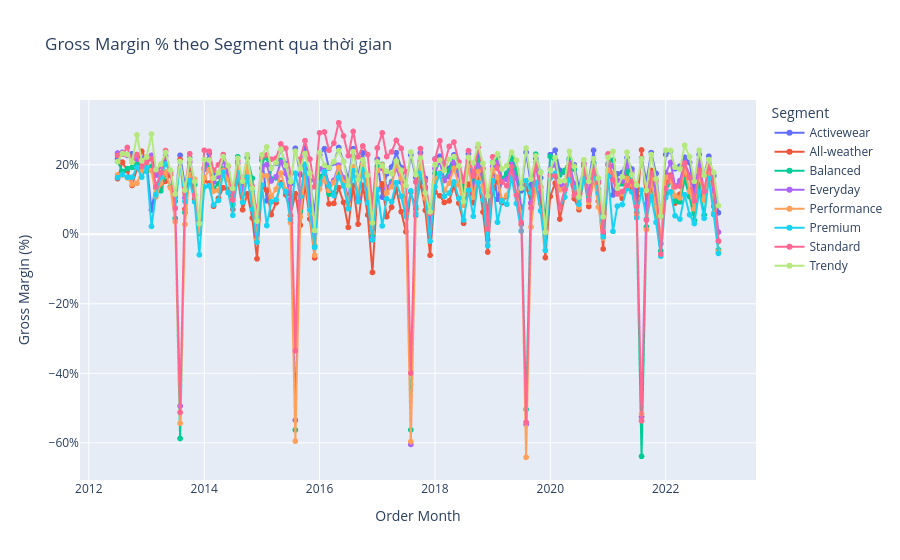

This figure's notebook cell:
### Code cell
# Tính gross margin theo segment và vẽ line chart theo order_date
# 1. Merge các bảng cần thiết
merged = order_items[["order_id", "product_id", "quantity", "unit_price"]].merge(
    products[["product_id", "segment", "cogs"]], on="product_id", how="left"
).merge(
    orders[["order_id", "order_date"]], on="order_id", how="left"
)

# 2. Tính gross margin cho từng dòng
merged["gross_margin"] = (merged["unit_price"] - merged["cogs"]) * merged["quantity"]
merged["revenue"] = merged["unit_price"] * merged["quantity"]

# 3. Chuyển order_date về dạng datetime và lấy theo tháng (hoặc ngày tuỳ nhu cầu)
merged["order_date"] = pd.to_datetime(merged["order_date"])
merged["order_month"] = merged["order_date"].dt.to_period("M").dt.to_timestamp()

# 4. Tổng hợp gross margin và revenue theo segment và tháng
segment_margin = merged.groupby(["order_month", "segment"]).agg({
    "gross_margin": "sum",
    "revenue": "sum"
}).reset_index()

# 5. Tính tỷ suất gross margin (%)
segment_margin["gross_margin_pct"] = segment_margin["gross_margin"] / segment_margin["revenue"]

# 6. Vẽ line chart gross margin % theo thời gian cho từng segment
fig = px.line(
    segment_margin,
    x="order_month",
    y="gross_margin_pct",
    color="segment",
    markers=True,
    labels={"order_month": "Order Month", "gross_margin_pct": "Gross Margin (%)", "segment": "Segment"},
    title="Gross Margin % theo Segment qua thời gian"
)
fig.update_yaxes(tickformat=".0%")
fig.show()
